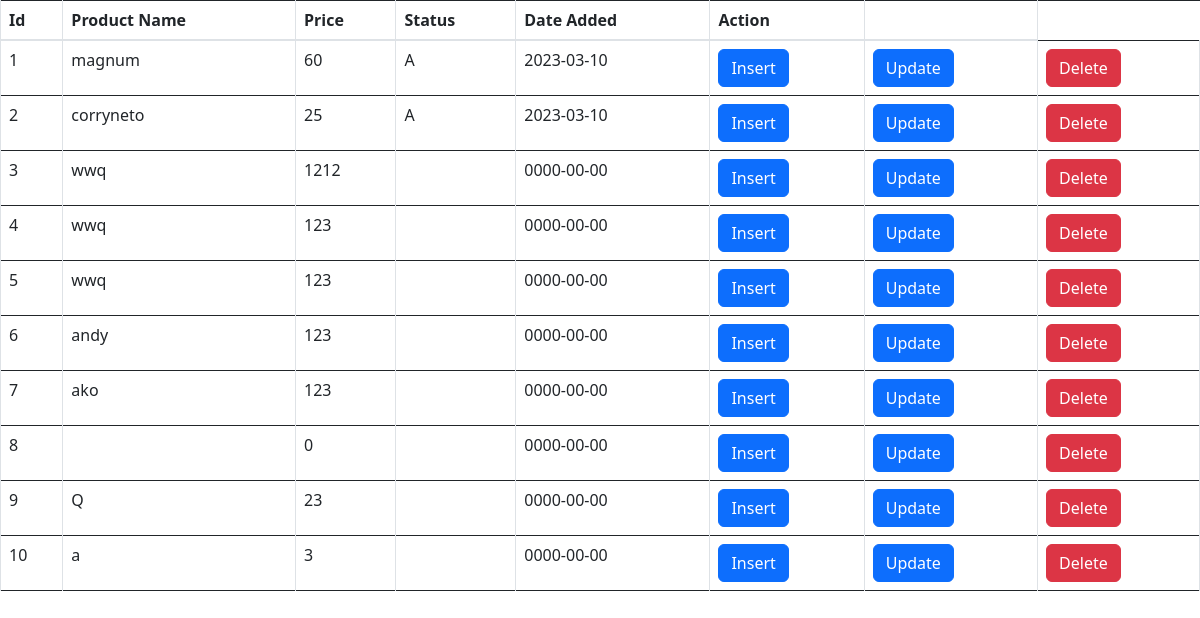
The page / on the database its author committed.
### tables this page shows
CREATE TABLE `products` (
  `item_id` int(10) NOT NULL,
  `item_name` varchar(50) NOT NULL,
  `item_price` int(10) NOT NULL,
  `item_status` varchar(100) NOT NULL DEFAULT 'A' COMMENT 'A=Active\r\nU=Unactive',
  `date_added` date NOT NULL
);

### index.php (the view, shortened to what this page needs)
<html>
<head>
	<link rel="stylesheet"
href="css/bootstrap.css">
<link href="https://cdn.jsdelivr.net/npm/bootstrap@5.3.0-alpha1/dist/css/bootstrap.min.css" rel="stylesheet">
</head>
<body>
	<div class="card-body">
		<div class="table-responsive">
			<table class="table table-bordered">
				<thead>
					<tr>
  				<th scope="col">Id</th>
  				<th scope="col">Product Name</th>
  				<th scope="col">Price</th>
  				<th scope="col">Status</th>
  				<th scope="col">Date Added</th>
  				<th scope="col">Action</th>
  				<th scope="col"></th>
  					</tr>
  				</thead>
  				<?php
  					require ('dblecture_conn.php');
  					$sql = "SELECT item_id, item_name, item_price, item_status, date_added from products";
		$result = $conn-> query($sql);
			while($row = $result-> fetch_assoc()){
  				 ?>
  				 <tr>
  				 	<td><?php echo $row['item_id']; ?></td>
  				 	<td><?php echo $row['item_name']; ?></td>
  				 	<td><?php echo $row['item_price']; ?></td>
  				 	<td><?php echo $row['item_status']; ?></td>
  				 	<td><?php echo $row['date_added']; ?></td>
            <td><a href="product.php"><button type="button" class="btn btn-primary">Insert</button></a></td>
  				 	<td><a href="update_item.php?id=$row['item_id']"><button type="button" class="btn btn-primary">Update</button></a></td>
  					<td> <a href="index.php?id=$row['item_id']"><button type="button"  class="btn btn-danger" name="ID">Delete</button></a></td>
  				 </tr>
  				<?php } ?>
			</table>
		</div>
	</div>
	</body>
	</html>

### rows shown on the page
products: item_id "1", item_name "magnum", item_price "60", item_status "A", date_added "2023-03-10"
products: item_id "2", item_name "corryneto", item_price "25", item_status "A", date_added "2023-03-10"
products: item_id "3", item_name "wwq", item_price "1212", date_added "0000-00-00"
products: item_id "4", item_name "wwq", item_price "123", date_added "0000-00-00"
products: item_id "5", item_name "wwq", item_price "123", date_added "0000-00-00"
products: item_id "6", item_name "andy", item_price "123", date_added "0000-00-00"
products: item_id "7", item_name "ako", item_price "123", date_added "0000-00-00"
products: item_id "8", item_price "0", date_added "0000-00-00"
products: item_id "9", item_name "Q", item_price "23", date_added "0000-00-00"
products: item_id "10", item_name "a", item_price "3", date_added "0000-00-00"
